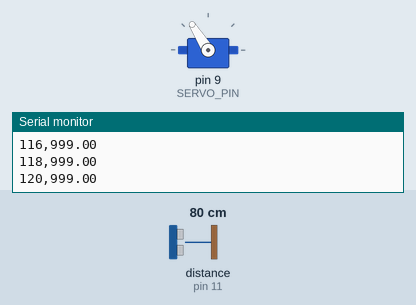
Simulated run of this sketch. Board: Arduino Uno, built with avr-gcc and run on an emulated ATmega328P. On the bench: servo, the last lines printed to the serial monitor. Wiring (inferred from the names in the program): ultrasonic range finder: trigger pin 10; echo pin 11. The test bench sets the inputs (shaded band); at power-on: distance to the obstacle (sensor on pin 11) 80 cm. The echo pulse lasts 58.3 µs per cm.

Above: at 2.2 s.
2.3 s: distance to the obstacle (sensor on pin 11) set to 4 cm
At 2.68 s:
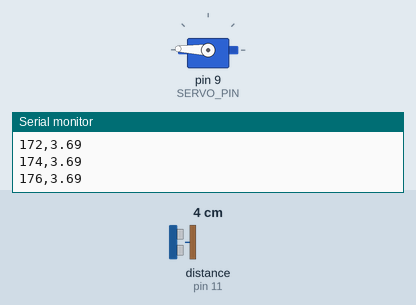
5.3 s: distance to the obstacle (sensor on pin 11) set to 9 cm
At 5.48 s:
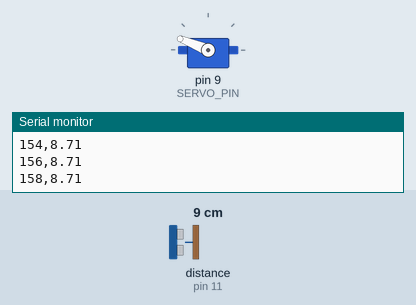
8.3 s: distance to the obstacle (sensor on pin 11) set to 35 cm
At 9.45 s:
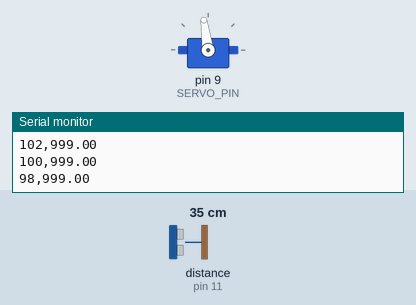
Timing chart, 0 to 17.3 s (numbered marks = the images above; inputs shaded):
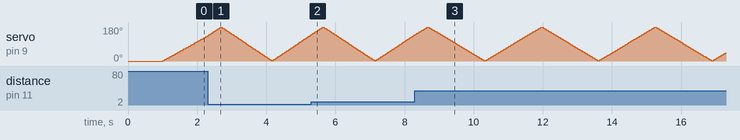

The sketch:

MineSafeRadar.ino
```cpp
/* ==========================================================================
 * PROJECT: MINE-SAFE SMART ULTRASONIC RADAR (ARDUINO FIRMWARE)
 * HARDWARE: Arduino UNO, SG90 Servo, HC-SR04 Ultrasonic Sensor
 * PINS: Servo (D9), Trig (D10), Echo (D11)
 * BAUD: 115200
 * PROTOCOL: angle,distance (999 = invalid/out of range)
 * MAX RANGE: 20 CM
 * ========================================================================== */

#include <Servo.h>

const int SERVO_PIN = 9;
const int TRIG_PIN = 10;
const int ECHO_PIN = 11;

const int MIN_ANGLE = 0;
const int MAX_ANGLE = 180;
const int ANGLE_STEP = 2;
const float HARD_MIN_CM = 2.0;
const float HARD_MAX_CM = 20.0;
const float INVALID_VAL = 999.0;

const int SERVO_DELAY_MS = 15;
const unsigned long PULSE_TIMEOUT = 4000;

Servo radarServo;
int currentAngle = 0;
bool sweepForward = true;

void setup() {
  Serial.begin(115200);

  pinMode(TRIG_PIN, OUTPUT);
  pinMode(ECHO_PIN, INPUT);

  radarServo.attach(SERVO_PIN);
  radarServo.write(MIN_ANGLE);
  delay(1000);
}

void loop() {
  float distance = measurePing();

  if (distance < HARD_MIN_CM || distance > HARD_MAX_CM) {
    distance = INVALID_VAL;
  }

  Serial.print(currentAngle);
  Serial.print(",");
  Serial.println(distance);

  if (sweepForward) {
    currentAngle += ANGLE_STEP;
    if (currentAngle >= MAX_ANGLE) {
      currentAngle = MAX_ANGLE;
      sweepForward = false;
    }
  } else {
    currentAngle -= ANGLE_STEP;
    if (currentAngle <= MIN_ANGLE) {
      currentAngle = MIN_ANGLE;
      sweepForward = true;
    }
  }

  radarServo.write(currentAngle);
  delay(SERVO_DELAY_MS);
}

float measurePing() {
  digitalWrite(TRIG_PIN, LOW);
  delayMicroseconds(2);

  digitalWrite(TRIG_PIN, HIGH);
  delayMicroseconds(10);
  digitalWrite(TRIG_PIN, LOW);

  unsigned long duration = pulseIn(ECHO_PIN, HIGH, PULSE_TIMEOUT);

  if (duration == 0) {
    return INVALID_VAL;
  }

  return float(duration) / 58.2;
}
```
